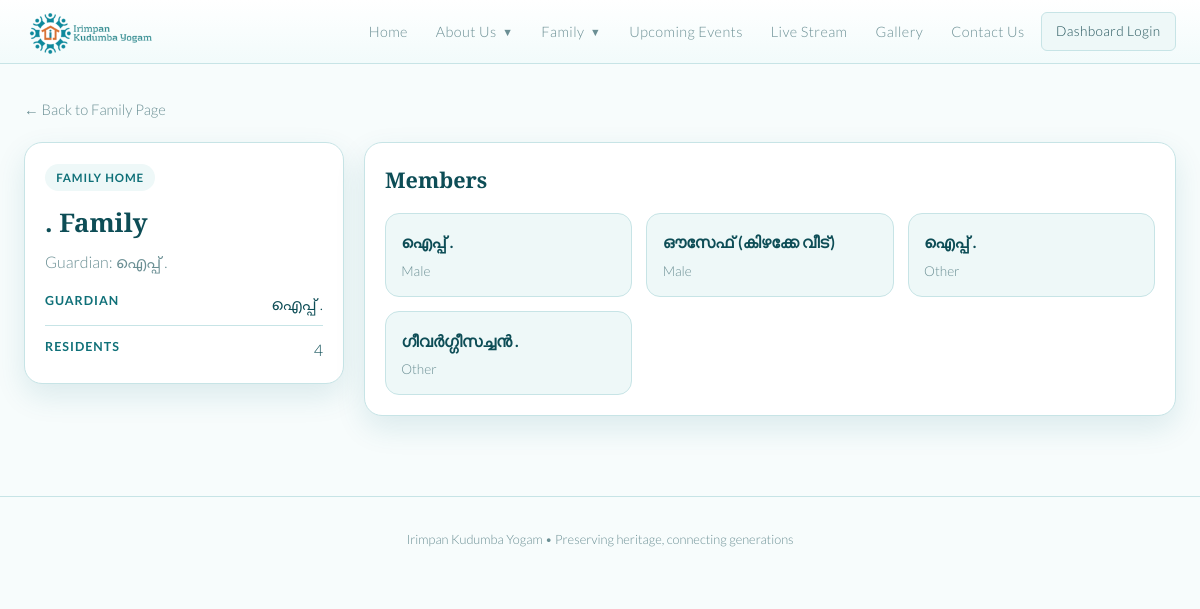
Page /family/45/ on the committed database.
### tree/models.py (models this page shows, shortened)
class Person(models.Model):
    GENDER_CHOICES = [
        ('M', 'Male'),
        ('F', 'Female'),
        ('O', 'Other'),
    ]
    first_name = models.CharField(max_length=100)
    last_name = models.CharField(max_length=100)
    gender = models.CharField(max_length=1, choices=GENDER_CHOICES, default='O')
    birth_date = models.DateField(null=True, blank=True)
    death_date = models.DateField(null=True, blank=True)
    birth_place = models.CharField(max_length=200, blank=True)
    email = models.EmailField(blank=True)
    phone = models.CharField(max_length=30, blank=True)
    blood_group = models.CharField(max_length=10, blank=True)
    current_address = models.TextField(blank=True)
    living_separately = models.BooleanField(default=False)
    bio = models.TextField(blank=True)
    photo = models.ImageField(upload_to='photos/', null=True, blank=True)
    father = models.ForeignKey(
        'self', null=True, blank=True,
        on_delete=models.SET_NULL,
        related_name='children_as_father'
    )
    mother = models.ForeignKey(
        'self', null=True, blank=True,
        on_delete=models.SET_NULL,
        related_name='children_as_mother'
    )
    spouse = models.ForeignKey(
        'self', null=True, blank=True,
        on_delete=models.SET_NULL,
        related_name='married_to'
    )
    user = models.OneToOneField(
        settings.AUTH_USER_MODEL,
        null=True,
        blank=True,
        on_delete=models.SET_NULL,
        related_name='family_member_profile',
    )
    created_at = models.DateTimeField(auto_now_add=True)
    class Meta:
        ordering = ['last_name', 'first_name']
    def get_absolute_url(self):
        return reverse('person_detail', kwargs={'pk': self.pk})
    @property
    def full_name(self):
        return f"{self.first_name} {self.last_name}"
    @property
    def generation(self):
        return getattr(self, '_generation', 1)

### tree/views.py (the view)
# urls.py: path('family/<int:guardian_pk>/', views.family_detail, name='family_detail'),
def family_detail(request, guardian_pk):
    people = list(Person.objects.all())
    generation_map = _generation_map(people)
    _apply_generations(people, generation_map)
    households = _build_households(people)
    house = _find_household(households, guardian_pk)
    if not house:
        guardian = get_object_or_404(Person, pk=guardian_pk)
        return redirect('person_detail', pk=guardian.pk)
    return render(request, 'tree/family_detail.html', {
        'house': house,
        'people': people,
    })

### tree/views.py (called while the page is built)
def _generation_map(people):
    people = list(people)
    if not people:
        return {}
    parents = {
        person.pk: tuple(parent_id for parent_id in (person.father_id, person.mother_id) if parent_id)
        for person in people
    }
    memo = {}
    def get_depth(person_id):
        if person_id in memo:
            return memo[person_id]
        parent_ids = parents.get(person_id, ())
        if not parent_ids:
            memo[person_id] = 1
            return 1
        memo[person_id] = max(get_depth(parent_id) for parent_id in parent_ids) + 1
        return memo[person_id]
    return {person.pk: get_depth(person.pk) for person in people}

def _apply_generations(people, generation_map):
    for person in people:
        person._generation = generation_map.get(person.pk, 1)

def _find_household(households, guardian_pk):
    for house in households:
        if house['guardian'].pk == guardian_pk:
            return house
    return None

### tree/templates/tree/family_detail.html (shortened to what this page needs)
{% extends "tree/base.html" %}
{% block content %}
<div class="family-detail-wrap">
  <div>
    <a href="{% url 'family_page' %}" style="color:var(--text-dim);text-decoration:none;font-size:0.92rem;">&larr; Back to Family Page</a>
  </div>
  <div class="family-detail-grid">
    <section class="summary-card">
      <span class="detail-badge">{% if house.is_separate_home %}Separate Home{% else %}Family Home{% endif %}</span>
      <h1>{{ house.family_name }} Family</h1>
      <p class="summary-sub">Guardian: {{ house.guardian.full_name }}{% if house.partner %} &amp; {{ house.partner.full_name }}{% endif %}</p>
      <div class="summary-list">
        <div class="summary-row">
          <strong>Guardian</strong>
          <span>{{ house.guardian.full_name }}</span>
        </div>
        <div class="summary-row">
          <strong>Residents</strong>
          <span>{{ house.resident_count }}</span>
        </div>
      </div>
    </section>
    <section class="members-card">
      <h2>Members</h2>
      <div class="member-grid">
        {% for member in house.members %}
        <article class="member-tile">
          <a href="{{ member.get_absolute_url }}">{{ member.full_name }}</a>
          <p>{{ member.get_gender_display }}</p>
        </article>
        {% endfor %}
      </div>
    </section>
  </div>
</div>
{% endblock %}

### tree/templates/tree/base.html (style rules this page uses)
:root { --bg: #f7fcfc; --surface: #ffffff; --surface2: #eef8f8; --border: #c7e4e6; --gold: #1399a6; --gold-light: #28b8c2; --gold-dim: #0f7078; --cream: #0d4d56; --text: #23535a; --text-dim: #6b8f94; --male: #4a7fa8; --female: #a84a7f; --radius: 12px; --shadow: 0 12px 30px rgba(16, 111, 121, 0.12); }
* { box-sizing: border-box; margin: 0; padding: 0; }
body { background: var(--bg); color: var(--text); font-family: 'Lato', sans-serif; font-weight: 300; min-height: 100vh; line-height: 1.6; }
h1, h2, h3 { font-family: 'Playfair Display', serif; font-weight: 600; }

### tree/templates/tree/family_detail.html (style rules this page uses)
.family-detail-wrap { display: grid; gap: 1.25rem; }
.family-detail-grid { display: grid; grid-template-columns: 320px minmax(0, 1fr); gap: 1.25rem; align-items: start; }
.summary-card, .members-card { background: var(--surface); border: 1px solid var(--border); border-radius: 18px; padding: 1.25rem; box-shadow: var(--shadow); }
.detail-badge { display: inline-flex; padding: 0.28rem 0.7rem; border-radius: 999px; background: var(--surface2); color: var(--gold-dim); font-size: 0.72rem; font-weight: 700; letter-spacing: 0.08em; text-transform: uppercase; margin-bottom: 0.75rem; }
.summary-card h1 { color: var(--cream); font-size: 1.6rem; margin-bottom: 0.3rem; }
.summary-sub { color: var(--text-dim); margin-bottom: 1rem; }
.summary-list { display: grid; gap: 0.7rem; }
.summary-row { display: flex; justify-content: space-between; gap: 1rem; padding-bottom: 0.55rem; border-bottom: 1px solid var(--border); }
.summary-row:last-child { border-bottom: none; padding-bottom: 0; }
.summary-row strong { color: var(--gold-dim); font-size: 0.78rem; text-transform: uppercase; letter-spacing: 0.08em; }
.summary-row span { color: var(--cream); text-align: right; }
.members-card h2 { color: var(--cream); margin-bottom: 1rem; font-size: 1.35rem; }
.member-grid { display: grid; grid-template-columns: repeat(auto-fit, minmax(200px, 1fr)); gap: 0.9rem; }
.member-tile { background: var(--surface2); border: 1px solid var(--border); border-radius: 14px; padding: 0.95rem; }
.member-tile a { color: var(--cream); text-decoration: none; font-weight: 700; }
.member-tile p { color: var(--text-dim); font-size: 0.85rem; margin-top: 0.35rem; line-height: 1.5; }

### rows in the picture
Person: guardian.full_name "ഐപ്പ് .", full_name "ഐപ്പ് .", gender "Male"
Person: full_name "ഔസേഫ് (കിഴക്കേ വീട്)", gender "Male"
Person: full_name "ഐപ്പ് .", gender "Other"
Person: full_name "ഗീവർഗ്ഗീസച്ചൻ .", gender "Other"

### other values in the picture
{{ house.family_name }} "."
{{ house.resident_count }} "4"
